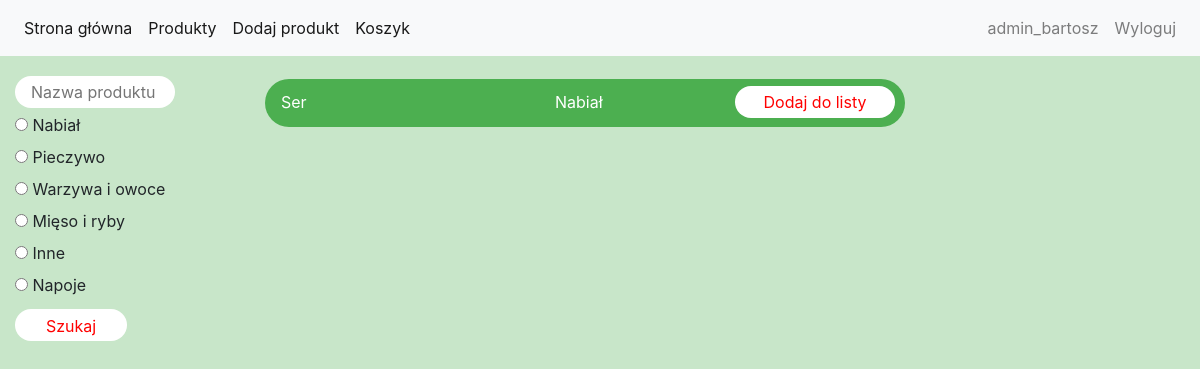
/my_search/ (signed in), run on the app's committed database.
### project_app/models.py (models this page shows, shortened)
class Category(models.Model):
    id = models.AutoField(primary_key=True)
    category_name = models.TextField(default = 0)
    def __str__(self):
        return f'{self.category_name}'

class Product(models.Model):
    id = models.AutoField(primary_key=True)
    product_name = models.TextField(default = 0, max_length=20)
    category = models.ForeignKey(Category, on_delete=models.CASCADE)
    user_id = models.ForeignKey(User, on_delete=models.CASCADE, default = 0)
    create_date = models.DateTimeField(default=timezone.now)

### project_app/views.py (the view)
# urls.py: path('my_search/', my_search, name='my_search'),
@login_required
def my_search(request):
    user = request.user
    search_input = request.POST.get('product_name', '')
    all_products = Product.objects.filter(Q(user_id = user.id) | Q(user_id = 1)).order_by('product_name')
    cat_id = request.POST.get('radiocat', None)
    cat = Category.objects.filter()
    context = {'product': all_products, 'category': cat}
    if search_input is not '':
        context = {}
        for product in all_products:
            if str(search_input.upper()) in product.product_name.upper():
                q_set = Product.objects.filter(product_name = product.product_name).filter(Q(user_id = user.id) | Q(user_id = 1))
                context = {'product': q_set, 'category': cat}
    if search_input is '' and cat_id is not None:
        context = {}
        category = Category.objects.get(id=cat_id)
        filtered_products = Product.objects.filter(category=category).filter(Q(user_id = user.id) | Q(user_id = 1)).order_by('product_name')
        context = {'product': filtered_products, 'category': cat}
    return render(request, "my_search_form.html", context)

### templates/my_search_form.html (shortened to what this page needs)
{% extends 'base_logged.html' %}
{% load static %}
{% block content %}
<body class="background-color">
<table border="0" cellpadding="15">
    <tr>
            <td width="250" valign="top">
                <form action="" method="post">
                    <input class="product_list_search" id="product_name" type="text" name="product_name" placeholder="Nazwa produktu" maxlength="30">
                        <br>
                    {% for i in category %}
                        <input type="radio" id="{{i.id}}" name="radiocat" value="{{i.id}}">
                        <label>{{ i.category_name }}</label><br>
                    {% endfor %}
                    <input class="product_list_search_button" type="submit" value="Szukaj"><br>
                </form>
        <br>
            </td>
            <td valign="top">
                <form action="/add_to_cart/" method="post">
                    {% for product in product %}
                    <div class="product_list">
                        <center>
                            <table border="0" cellpadding="4">
                                <tr>
                                    <td style="padding-left: 10px" width="280">{{ product.product_name }}</td>
                                    <td width="180">{{ product.category }}</td>
                                    <td><button class="product_list_button" type="submit" name="product" value="{{product.id}}">Dodaj do listy</button> </td>
                                </tr>
                            </table>
                        </center>
                    </div>
                    {% endfor %}
                </form>
            </td>
    </tr>
</table>
</body>
{% endblock %}

### templates/base_logged.html (shortened to what this page needs)
<!DOCTYPE html>
{% load static %}
<html lang="pl">
<head>
    <link rel="stylesheet" href="{% static 'css/style.css' %}">
    <link rel="stylesheet" href="https://stackpath.bootstrapcdn.com/bootstrap/4.4.1/css/bootstrap.min.css"
>
</head>
<body>
<nav class="navbar navbar-expand-lg navbar-light bg-light">
  <div class="collapse navbar-collapse" id="navbarNav">
    <ul class="navbar-nav">
      <li class="nav-item active">
        <a class="nav-link" href="{% url 'home' %}">Strona główna <span class="sr-only">(current)</span></a>
      </li>
      <li class="nav-item active">
        <a class="nav-link" href="{% url 'my_search' %}">Produkty<span class="sr-only">(current)</span></a>
      </li>
      <li class="nav-item active">
        <a class="nav-link" href="{% url 'add_product_view' %}">Dodaj produkt <span class="sr-only">(current)</span></a>
      </li>
      <li class="nav-item active">
        <a class="nav-link" href="{% url 'cart' %}">Koszyk <span class="sr-only">(current)</span></a>
      </li>
    </ul>
      <ul class="navbar-nav ml-auto">
      <li class="nav-item">
        <a class="nav-link" href="{% url 'edit_profil' %}">{% if request.user.is_authenticated %}{{ request.user }}{% endif %}</a>
      </li>
      <li class="nav-item">
        <a class="nav-link" href="{% url 'logout' %}">Wyloguj</a>
      </li>
    </ul>
  </div>
</nav>
{% block content %}
{% endblock %}
</body>
</html>

### public/static/css/style.css (style rules this page uses)
.background-color { background: #C8E6C9; }
.product_list { height: 3rem; width: 40rem; margin: 0.5rem auto; padding: 0.1rem; border: 0rem solid; border-radius: 2rem; background: #4CAF50; color: white; }
.product_list_button { height: 2rem; width: 10rem; margin: 0.1rem auto; padding: 0.07rem; border: 0rem solid; border-radius: 2rem; background: white; color: red; }
.product_list_search { height: 2rem; width: 10rem; margin: 0.3rem auto; padding: 1rem; border: 0px; border-radius: 2rem; background: white; color: black; }
.product_list_search_button { height: 2rem; width: 7rem; margin: 0.3rem auto; padding: 0.3rem; border: 0px; border-radius: 2rem; background: white; color: red; }

### data on the page
Category: category_name "Nabiał"
Category: category_name "Pieczywo"
Category: category_name "Warzywa i owoce"
Category: category_name "Mięso i ryby"
Category: category_name "Inne"
Category: category_name "Napoje"
Product: product_name "Ser", category "Nabiał", {{ product.id }} 1 (drawn)

### other printed values
{{ request.user }} "admin_bartosz"
